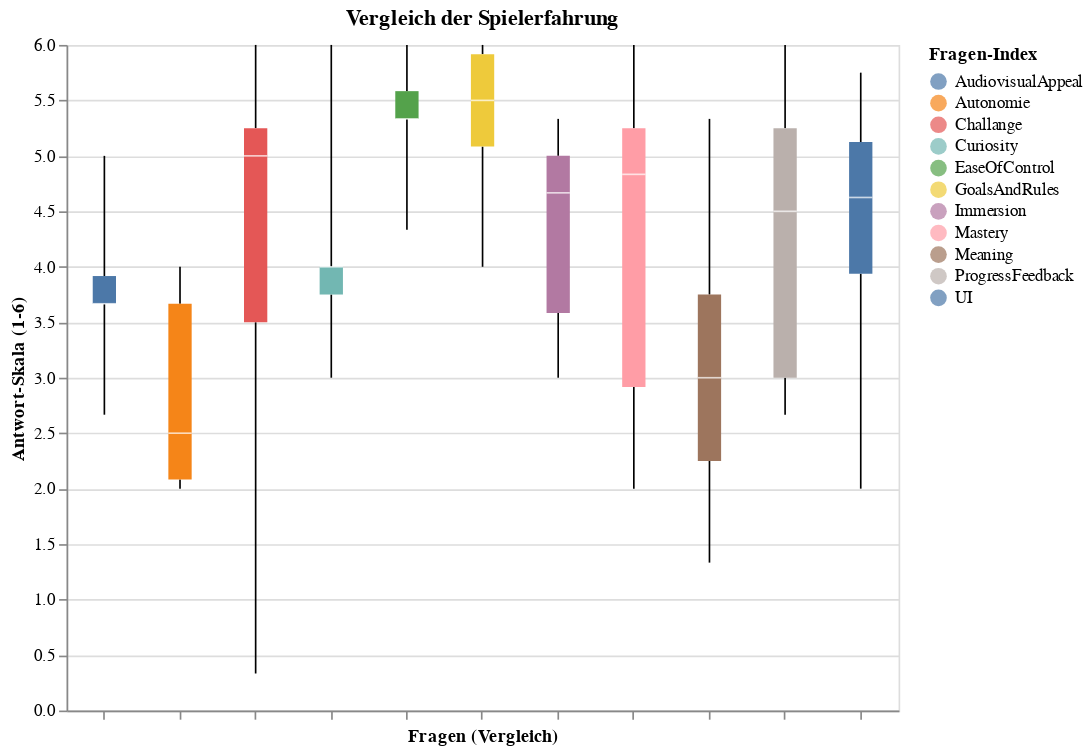

Notebook code cell kept with this figure:
### Code cell
visualize_boxplotted(df_aggregated_mit)

### Figure 1 — Vega-Lite specification as saved in the notebook (floating-point values rounded to 4 significant figures)
{"config": {"view": {"continuousWidth": 300, "continuousHeight": 300}}, "data": {"name": "data-b3fa21cec670f1934d2754b1050e1e1f"}, "mark": {"type": "boxplot", "extent": "min-max"}, "encoding": {"color": {"field": "Frage", "legend": {"labelLimit": 300, "title": "Fragen-Index"}, "type": "nominal"}, "tooltip": [{"field": "Frage", "type": "nominal"}, {"field": "Score", "type": "quantitative"}], "x": {"axis": {"labels": false}, "field": "Frage", "title": "Fragen (Vergleich)", "type": "nominal"}, "y": {"field": "Score", "scale": {"domain": [0, 6]}, "title": "Antwort-Skala (1-6)", "type": "quantitative"}}, "height": 400, "title": "Vergleich der Spielerfahrung", "width": 500, "$schema": "https://vega.github.io/schema/vega-lite/v6.1.0.json", "datasets": {"data-b3fa21cec670f1934d2754b1050e1e1f": [{"Frage": "EaseOfControl", "Score": 5.333}, {"Frage": "EaseOfControl", "Score": 5.333}, {"Frage": "EaseOfControl", "Score": 6.0}, {"Frage": "EaseOfControl", "Score": 5.333}, {"Frage": "EaseOfControl", "Score": 5.667}, {"Frage": "EaseOfControl", "Score": 4.333}, {"Frage": "GoalsAndRules", "Score": 6.0}, {"Frage": "GoalsAndRules", "Score": 5.333}, {"Frage": "GoalsAndRules", "Score": 4.0}, {"Frage": "GoalsAndRules", "Score": 5.667}, {"Frage": "GoalsAndRules", "Score": 6.0}, {"Frage": "GoalsAndRules", "Score": 5.0}, {"Frage": "Challange", "Score": 5.0}, {"Frage": "Challange", "Score": 0.3333}, {"Frage": "Challange", "Score": 3.0}, {"Frage": "Challange", "Score": 5.333}, {"Frage": "Challange", "Score": 6.0}, {"Frage": "Challange", "Score": 5.0}, {"Frage": "ProgressFeedback", "Score": 2.667}, {"Frage": "ProgressFeedback", "Score": 5.0}, {"Frage": "ProgressFeedback", "Score": 2.667}, {"Frage": "ProgressFeedback", "Score": 5.333}, {"Frage": "ProgressFeedback", "Score": 6.0}, {"Frage": "ProgressFeedback", "Score": 4.0}, {"Frage": "AudiovisualAppeal", "Score": 5.0}, {"Frage": "AudiovisualAppeal", "Score": 3.667}, {"Frage": "AudiovisualAppeal", "Score": 4.0}, {"Frage": "AudiovisualAppeal", "Score": 3.667}, {"Frage": "AudiovisualAppeal", "Score": 2.667}, {"Frage": "AudiovisualAppeal", "Score": 3.667}, {"Frage": "Meaning", "Score": 4.0}, {"Frage": "Meaning", "Score": 5.333}, {"Frage": "Meaning", "Score": 2.0}, {"Frage": "Meaning", "Score": 1.333}, {"Frage": "Meaning", "Score": 3.0}, {"Frage": "Meaning", "Score": 3.0}, {"Frage": "Curiosity", "Score": 4.0}, {"Frage": "Curiosity", "Score": 6.0}, {"Frage": "Curiosity", "Score": 4.0}, {"Frage": "Curiosity", "Score": 3.0}, {"Frage": "Curiosity", "Score": 4.0}, {"Frage": "Curiosity", "Score": 3.667}, {"Frage": "Mastery", "Score": 2.333}, {"Frage": "Mastery", "Score": 6.0}, {"Frage": "Mastery", "Score": 2.0}, {"Frage": "Mastery", "Score": 5.333}, {"Frage": "Mastery", "Score": 4.667}, {"Frage": "Mastery", "Score": 5.0}, {"Frage": "Immersion", "Score": 5.0}, {"Frage": "Immersion", "Score": 5.0}, {"Frage": "Immersion", "Score": 3.0}, {"Frage": "Immersion", "Score": 5.333}, {"Frage": "Immersion", "Score": 4.333}, {"Frage": "Immersion", "Score": 3.333}, {"Frage": "Autonomie", "Score": 4.0}, {"Frage": "Autonomie", "Score": 2.0}, {"Frage": "Autonomie", "Score": 2.0}, {"Frage": "Autonomie", "Score": 2.333}, {"Frage": "Autonomie", "Score": 2.667}, {"Frage": "Autonomie", "Score": 4.0}, {"Frage": "UI", "Score": 5.75}, {"Frage": "UI", "Score": 3.75}, {"Frage": "UI", "Score": 2.0}, {"Frage": "UI", "Score": 5.25}, {"Frage": "UI", "Score": 4.5}, {"Frage": "UI", "Score": 4.75}]}}
